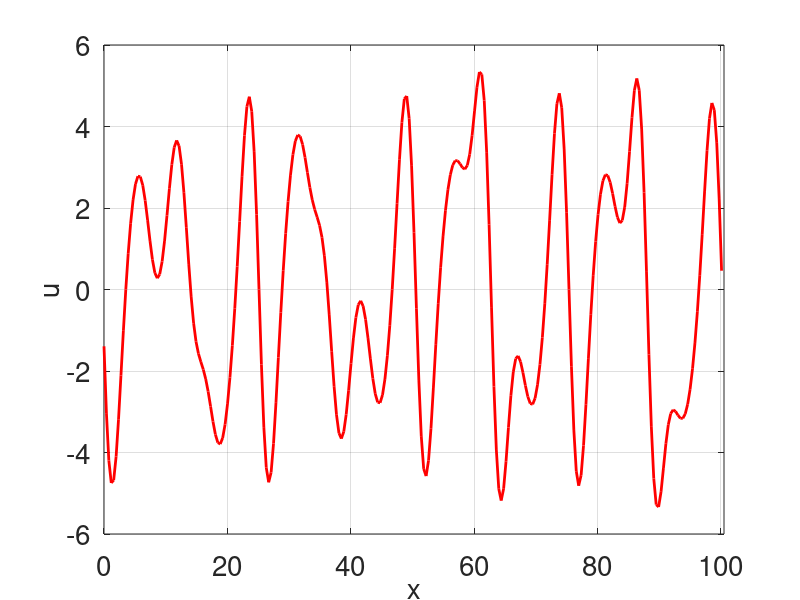
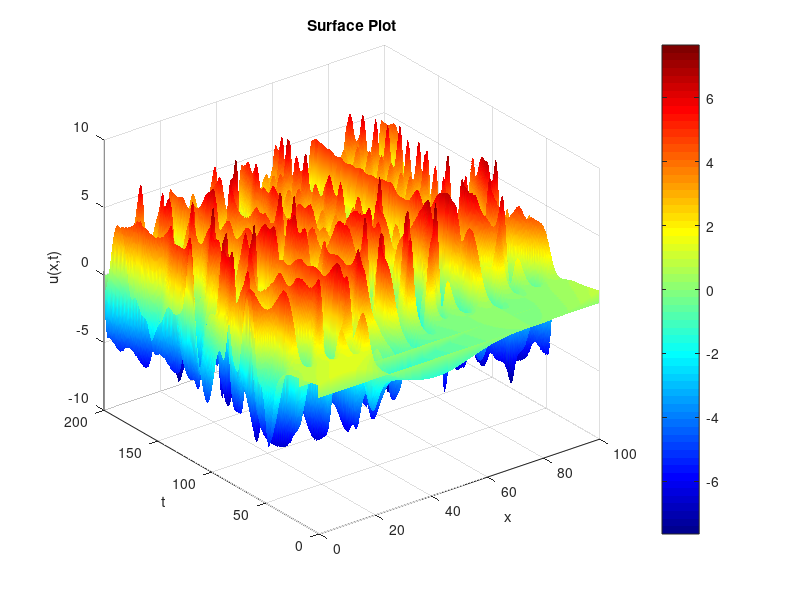
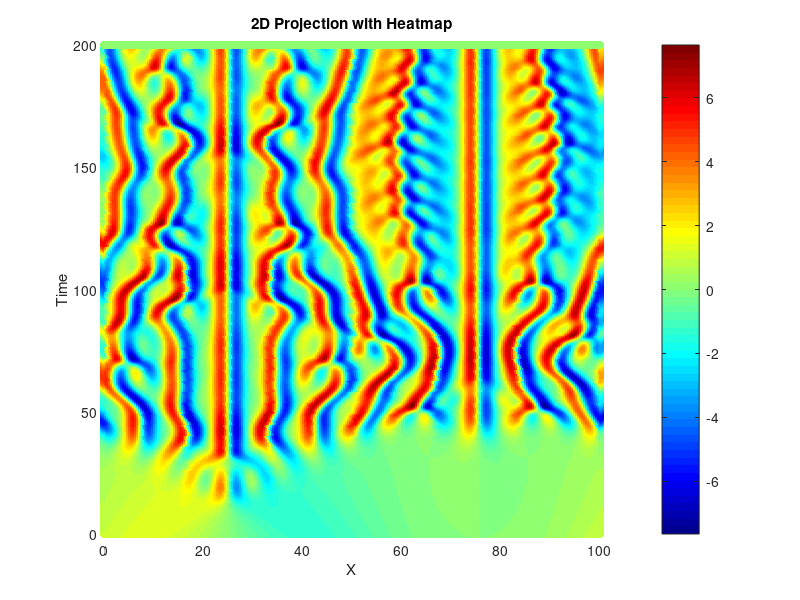

Here is the MATLAB script that generated these plots, in order:
function KSrk()
close all
fsz = 20; % fontsize
% solves u_t = - u_{xx} - u_{xxxx} - (0.5u^2)_x

N = 256;
L = 32*pi;
x = linspace(0,L,N+1);
x(N + 1) = [];
k = -N/2 : (N/2 - 1); % wave numbers
%u = zeros(1,N);
% initial data
u0 = cos(x/16) .* (1 + sin(x/16));

dt = 0.1; % time step
figure; clf; 
hpic = plot(x,u0,'LineWidth',2,'color','r'); % plot of the numerical solution
hold on;
grid
xlim([0,L]);
set(gca,'Fontsize',fsz);
xlabel('x','FontSize',fsz);
ylabel('u','FontSize',fsz);
drawnow

tmax = 200;
t = 0;
u_all = zeros(N,tmax/dt+1);

freq = k.*(2*pi/L); % frequencies
freq2 = freq.^2;
freq4 = freq.^4;
e3=exp((freq2 - freq4)*dt); % in the Fourier space, uhat = e3.*vhat

while (t<tmax) 
    t=t+dt;
    vhat=fftshift(fft(u0)); % v in the Fourier space
    % RK4 step in the Fourier space
    k1=rhs(0,vhat);
    k2=rhs(0.5*dt,vhat+0.5*dt*k1);
    k3=rhs(0.5*dt,vhat+0.5*dt*k2);
    k4=rhs(dt,vhat+dt*k3);
    vhat_new=vhat+dt*(k1+2*k2+2*k3+k4)/6;
    % return to the original space and the original variable u
    unew=ifft(ifftshift(e3.*vhat_new)); % return to u in the x-space
    u0=unew;
    set(hpic,'xdata',x,'ydata',real(unew));
    %drawnow
    u_all(:,floor(t/dt)) = transpose(real(u0));
end

% Plot the surface
figure;
[T, X] = meshgrid( 0:dt:tmax, 0:L/(N-1) :L );
surf(X, T, u_all, 'EdgeColor', 'none');
title('Surface Plot');
xlim([0, x(end)])
xlabel('x');
ylabel('t');
zlabel('u(x,t)');

% Apply color mapping using imagesc
colormap('jet');  % Choose a color map
shading interp;  % Interpolate colors between vertices
colorbar;  % Display color bar

% Step 2: Get coordinates and color data
coords = [T(:), X(:), u_all(:)];  % Combine X, Y, and Z coordinates
colors = u_all(:);               % Use Z values as color data

% Step 3: Project coordinates onto a 2D plane
proj_coords = coords(:, 1:2); % Use X and Y coordinates

% Step 4: Create a 2D scatter plot with a heatmap color map
figure;
scatter(proj_coords(:, 2), proj_coords(:, 1), [], colors, 'filled');
xlim([0, x(end)])

% Apply color mapping using imagesc
colormap('jet');  % Choose a color map
shading interp;  % Interpolate colors between vertices
colorbar;  % Display color bar

xlabel('X');
ylabel('Time');
title('2D Projection with Heatmap');

% Add color bar
colorbar;
end
%%
function RHSvhat=rhs(dt,vhat)
% v should be a row vector
% RHSvhat = - e^{-tL}(1i*k*hat{(e^{tL}v)^2/2} 
N=size(vhat,2);
L = N;
k=-N/2 : (N/2 - 1);
freq =k.*(2*pi/L);
freq2 = freq.^2;
freq4 = freq.^4;
e3=exp((freq2 - freq4)*dt); % in the Fourier space, uhat = e3.*vhat
em3=exp(-(freq2 - freq4)*dt); % in the Fourier space, uhat = e3.*vhat
vhat1=vhat.*e3;          % e^{tL}v in the Fourier space 
v1=ifft(ifftshift(vhat1));      % exp(tL)v in the x-space
v2=0.5*v1.^2;          % [exp(tL)v]^2 in the x-space
RHSvhat=-em3.*(1i*freq).*fftshift(fft(v2)); % exp(-tL)[[(exp(tL)v)]_x] in the Fourier space
end
